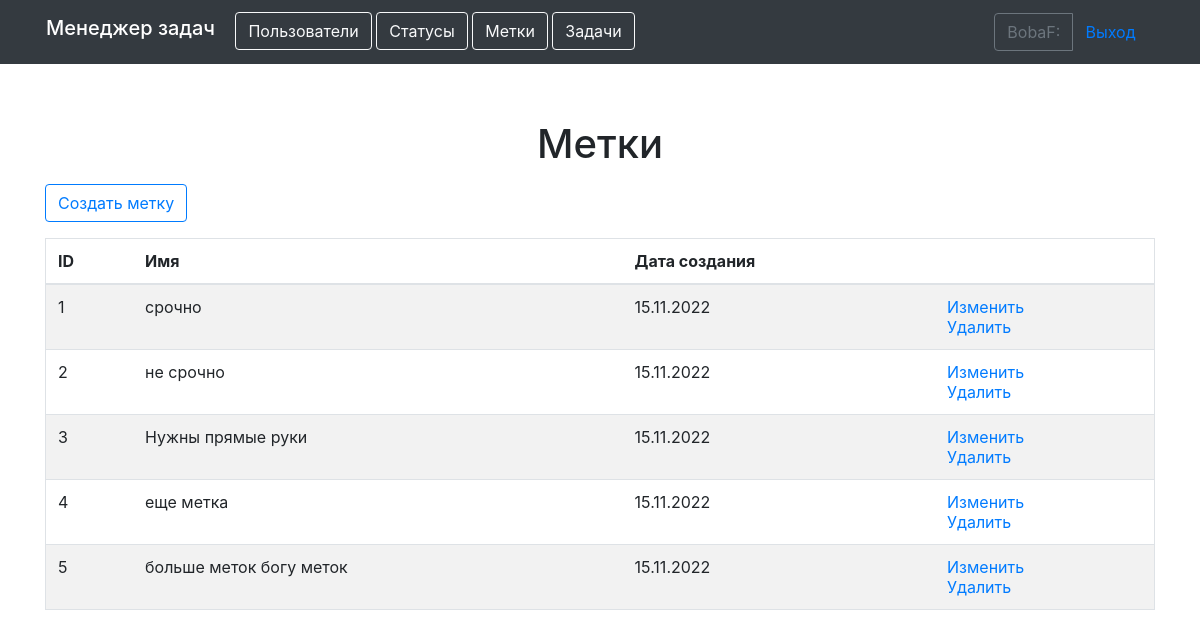
The page /labels/ (signed in) on the database its author committed.
### task_manager/apps/users/models.py (models this page shows)
class User(AbstractUser):
    def __str__(self):
        return self.get_full_name()

### task_manager/apps/labels/models.py (models this page shows, shortened)
class Label(models.Model):
    time_create = models.DateTimeField(auto_now_add=True)
    name = models.CharField(max_length=255,
                            verbose_name=names.name)
    class Meta:
        verbose_name = names.label
        verbose_name_plural = names.labels

### task_manager/apps/labels/views.py (the view, shortened to what this page needs)
# urls.py: path('', LabelsList.as_view(), name='labels'),
class LabelsList(LoginRequiredMixin, ListView):
    model = Label
    context_object_name = 'labels'
    template_name = 'lists/labels_list.html'
    login_url = 'login'

### task_manager/templates/lists/labels_list.html
{% extends 'basic.html' %}
{% load bootstrap4 %}
{% load i18n %}
{% block content %}
  <div class="mb-3 text-center">
    <h1>{% translate "Labels" %}</h1>
  </div>
  <a href="{% url 'create_lbl' %}" class="btn btn-outline-primary mb-3" role="button">{% translate "Create label" %}</a>
  <table class="table table-striped border">
    <thead>
      <tr>
        <th>{% translate "ID" %}</th>
        <th>{% translate "Name" %}</th>
        <th>{% translate "Created date" %}</th>
        <th></th>
      </tr>
    </thead>
    <tbody>
      {% for label in labels %}
        <tr>
          <td>{{ label.id }}</td>
          <td>{{ label.name}}</td>
          <td>{{ label.time_create|date:'d.m.Y' }}</td>
          <td>
              <a href="{% url 'update_lbl' label.pk %}">{% translate "Update" %}</a>
              <br>
              <a href="{% url 'delete_lbl' label.pk %}">{% translate "Delete" %}</a>
          </td>
        </tr>
      {% endfor %}
    </tbody>
  </table>
{% endblock %}

### task_manager/templates/basic.html (shortened to what this page needs)
{% load bootstrap4 %}
{% load i18n %}
{% get_current_language as LANGUAGE_CODE %}
{% bootstrap_css %}
<!DOCTYPE html>
<html lang="{{ LANGUAGE_CODE }}">
<head>
</head>
<body class="d-flex flex-column h-100">
    <header>
        <div class="container d-flex justify-content-between">
            <nav class="navbar navbar-expand-md navbar-dark fixed-top bg-dark">
                <div class="container-fluid">
                    <div class="col-md-10">
                        <h1 class="navbar-brand" >{% translate "Task manager" %}</h1>
                        <a href="{% url 'users_list' %}" class="btn btn-outline-light" role="button">{% translate "Users" %}</a>
                        {% if request.user.is_authenticated %}
                        <a href="{% url 'statuses' %}" class="btn btn-outline-light" role="button">{% translate "Statuses" %}</a>
                        <a href="{% url 'labels' %}" class="btn btn-outline-light" role="button">{% translate "Labels" %}</a>
                        <a href="{% url 'tasks_list' %}" class="btn btn-outline-light" role="button">{% translate "Tasks" %}</a>
                        {% endif %}
                    </div>
                    <div class="col-6 col-md-2">
                        {% if request.user.is_authenticated %}
                        <div class="btn-group" data-toggle="buttons">
                            <a class="btn btn-outline-secondary" >{{ user.username }}:</a>
                            <a href="{% url 'logout' %}" class="btn btn-link" role="button">{% translate "Log out" %}</a>
                            </div>
                        {% else %}
                        <div class="btn-group" data-toggle="buttons">
                            <a href="{% url 'login' %}" class="btn btn-link" role="button">{% translate "Log in" %}</a>
                            <a href="{% url 'register' %}" class="btn btn-link" role="button">{% translate "Sing up" %}</a>
                        </div>
                        {% endif %}
                    </div>
                </div>
            </nav>
        </div>
    </header>
    <main role="main" class="container" style="margin-top: 120px">
        {% block content %}
        {% endblock %}
    </main>
</body>
</html>

### rows shown on the page
User: username "BobaF"
Label: id "1", name "срочно", time_create "15.11.2022"
Label: id "2", name "не срочно", time_create "15.11.2022"
Label: id "3", name "Нужны прямые руки", time_create "15.11.2022"
Label: id "4", name "еще метка", time_create "15.11.2022"
Label: id "5", name "больше меток богу меток", time_create "15.11.2022"
